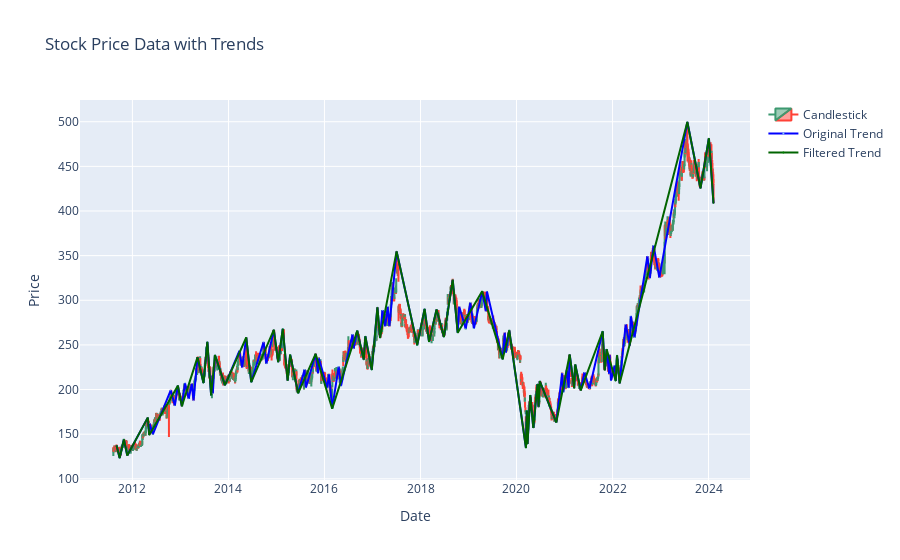

This figure's notebook cell:
### Markdown cell above
**Plot the output**
---

### Code cell
import plotly.graph_objects as go

# Assuming df_last_3_months is your DataFrame with the last 3 months of OHLC data
# Assuming Extreme_points and filtered_extreme_points are already defined

# Create the candlestick chart
fig = go.Figure(data=[go.Candlestick(x=df_last_3_months['Date'],
                                     open=df_last_3_months['Open'],
                                     high=df_last_3_months['High'],
                                     low=df_last_3_months['Low'],
                                     close=df_last_3_months['Close'],
                                     name='Candlestick')])

# Function to extract date and value for plotting
def extract_date_value(points, df):
    # Corrected function to ensure 'idx' is defined in both comprehensions
    dates = [df.loc[idx, 'Date'] for idx, value, point_type in points if idx in df.index]
    values = [value for idx, value, point_type in points if idx in df.index]
    return dates, values

# Original Extreme Points (with trend lines)
dates, values = extract_date_value(extreme_points, df_last_3_months)
fig.add_trace(go.Scatter(x=dates, y=values, mode='lines+markers',
                         line=dict(color='Blue', width=2),
                         marker=dict(color='LightSkyBlue', size=1),
                         name='Original Trend'))

# Filtered Extreme Points (with trend lines)
filtered_dates, filtered_values = extract_date_value(filtered_extreme_points, df_last_3_months)
fig.add_trace(go.Scatter(x=filtered_dates, y=filtered_values, mode='lines+markers',
                         line=dict(color='DarkGreen', width=2),
                         marker=dict(color='Green', size=1),
                         name='Filtered Trend'))

# Customize the layout
fig.update_layout(title='Stock Price Data with Trends',
                  xaxis_title='Date',
                  yaxis_title='Price',
                  xaxis_rangeslider_visible=False)

# Show the plot
fig.show()
